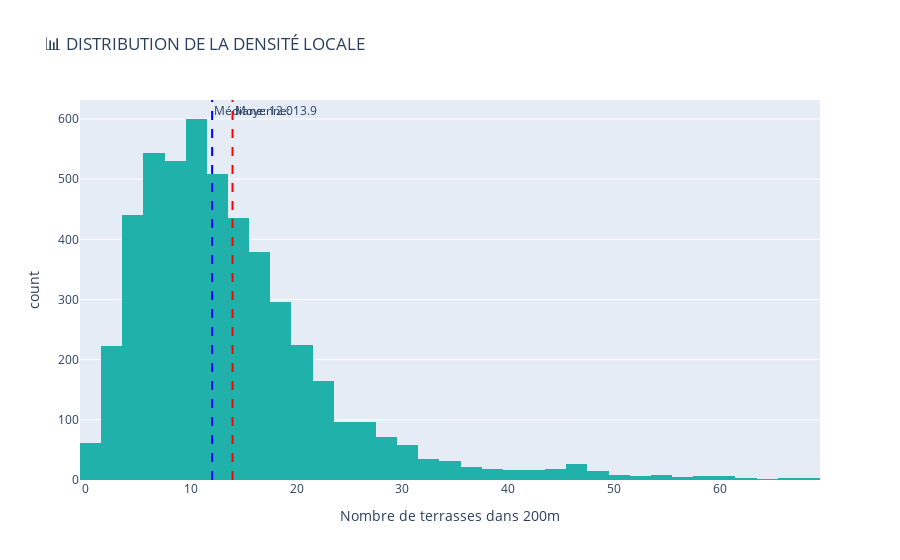

The notebook cell this image was saved under:
### Markdown cell above
<!DOCTYPE html>
<html>
<head>
    <style>
        body { font-family: Arial, sans-serif; margin: 40px; background: #f5f5f5; color: #333; line-height: 1.6; }
        h1 { text-align: center; color: lightgreen; font-size: 36px; font-weight: bold; margin-bottom: 10px; }
        h2 { color: #EF806C; font-size: 28px; font-weight: bold; margin-top: 30px; }
        h3 { color: #00FFFF; font-size: 22px; font-weight: bold; margin-top: 20px;,  }
        h6 { color: lightpink; font-size: 15px; font-weight: bold; margin-top: 20px;,  }
        ul { margin-left: 20px; }
        li { margin: 8px 0; }
        hr { height: 2px; border: none; background-color: lightgreen; margin: 20px 0; }
    </style>
</head>
<body>
<h6> 📈 ANALYSE DE LA DENSITÉ

 </h6>

### Code cell
print("📈 ANALYSE DE LA DISTRIBUTION DE DENSITÉ")

import plotly.figure_factory as ff
import numpy as np

# Histogramme de la densité
fig_hist = px.histogram(
    df_modeling, 
    x='densite_200m',
    nbins=50,
    title='📊 DISTRIBUTION DE LA DENSITÉ LOCALE',
    labels={'densite_200m': 'Nombre de terrasses dans 200m'},
    color_discrete_sequence=['lightseagreen']
)

# Ajouter lignes statistiques
mean_density = df_modeling['densite_200m'].mean()
median_density = df_modeling['densite_200m'].median()

fig_hist.add_vline(x=mean_density, line_dash="dash", line_color="red", annotation_text=f"Moyenne: {mean_density:.1f}")
fig_hist.add_vline(x=median_density, line_dash="dash", line_color="blue", annotation_text=f"Médiane: {median_density:.1f}")

fig_hist.show()

# Box plot pour voir les outliers
fig_box = px.box(
    df_modeling,
    y='densite_200m',
    title='📦 DISTRIBUTION DE DENSITÉ - BOX PLOT',
    labels={'densite_200m': 'Densité (terrasses/200m)'}
)

fig_box.show()

print("🎯 POUR DBSCAN :")
print(f"   • Densité moyenne : {mean_density:.1f} points/200m")
print(f"   • 25% des points ont moins de {df_modeling['densite_200m'].quantile(0.25):.1f} voisins")
print(f"   • 75% des points ont plus de {df_modeling['densite_200m'].quantile(0.75):.1f} voisins")
print(f"   • Maximum : {df_modeling['densite_200m'].max()} voisins → Zone ultra-dense!")

### Figure 1 — Plotly figure (JSON) as saved in the notebook; plotly's stock layout.template omitted (floating-point values rounded to 4 significant figures; data arrays with more than 128 entries replaced by an {"elided": "..."} marker saying what was removed)
{"data": [{"bingroup": "x", "hovertemplate": "Nombre de terrasses dans 200m=%{x}<br>count=%{y}<extra></extra>", "legendgroup": "", "marker": {"color": "lightseagreen", "pattern": {"shape": ""}}, "name": "", "nbinsx": 50, "orientation": "v", "showlegend": false, "type": "histogram", "x": {"elided": "4988 int values"}, "xaxis": "x", "yaxis": "y"}], "layout": {"annotations": [{"showarrow": false, "text": "Moyenne: 13.9", "x": 13.93, "xanchor": "left", "xref": "x", "y": 1, "yanchor": "top", "yref": "y domain"}, {"showarrow": false, "text": "Médiane: 12.0", "x": 12, "xanchor": "left", "xref": "x", "y": 1, "yanchor": "top", "yref": "y domain"}], "barmode": "relative", "legend": {"tracegroupgap": 0}, "shapes": [{"line": {"color": "red", "dash": "dash"}, "type": "line", "x0": 13.93, "x1": 13.93, "xref": "x", "y0": 0, "y1": 1, "yref": "y domain"}, {"line": {"color": "blue", "dash": "dash"}, "type": "line", "x0": 12, "x1": 12, "xref": "x", "y0": 0, "y1": 1, "yref": "y domain"}], "title": {"text": "📊 DISTRIBUTION DE LA DENSITÉ LOCALE"}, "xaxis": {"anchor": "y", "domain": [0, 1], "title": {"text": "Nombre de terrasses dans 200m"}}, "yaxis": {"anchor": "x", "domain": [0, 1], "title": {"text": "count"}}}}
